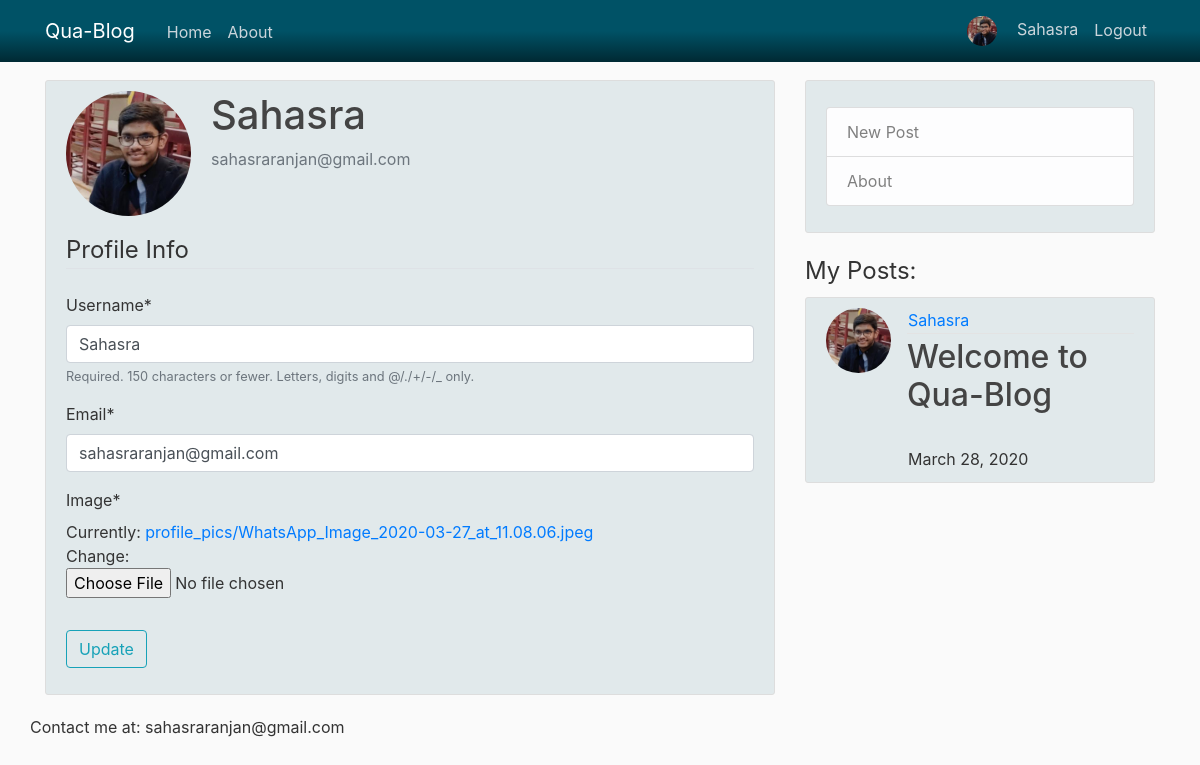
Page /profile/ (signed in) on the committed database.
### users/models.py (models this page shows, shortened)
class Profile(models.Model):
    user = models.OneToOneField(User, on_delete=models.CASCADE)
    image = models.ImageField(default='default2.jpg', upload_to='profile_pics')

### blog/models.py (models this page shows, shortened)
class Post(models.Model):
    title = models.CharField(max_length=100)
    content = models.TextField()
    date_posted = models.DateTimeField(default=timezone.now)
    author = models.ForeignKey(User, on_delete=models.CASCADE)

### users/views.py (the view)
# urls.py: path('profile/', user_views.profile, name='profile'),
@login_required
def profile(request):
    if request.method == 'POST':
        u_form = UserUpdateForm(request.POST, instance=request.user)
        p_form = ProfileUpdateForm(request.POST,
                                   request.FILES,
                                   instance=request.user.profile)
        if u_form.is_valid() and p_form.is_valid():
            u_form.save()
            p_form.save()
            messages.success(request, f'Your account has been updated!')
            return redirect('profile')
    else:
        u_form = UserUpdateForm(instance=request.user)
        p_form = ProfileUpdateForm(instance=request.user.profile)
    context = {
        'u_form': u_form,
        'p_form': p_form,
        'posts' : Post.objects.all()
    }
    return render(request, 'users/profile.html', context)

### users/forms.py
class UserUpdateForm(forms.ModelForm):
    email = forms.EmailField()
    class Meta:
        model = User
        fields = ['username', 'email']

class ProfileUpdateForm(forms.ModelForm):
    class Meta:
        model = Profile
        fields = ['image']

### users/templates/users/profile.html (shortened to what this page needs)
{% extends "blog/base.html" %}
{% load crispy_forms_tags %}
{% block content %}
    <div class="content-section" style="background-color: rgba(0, 82, 102, 0.1)">
      <div class="media">
        <img class="rounded-circle account-img" src="{{ user.profile.image.url }}">
        <div class="media-body">
          <h2 class="account-heading">{{ user.username }}</h2>
          <p class="text-secondary">{{ user.email }}</p>
        </div>
      </div>
      <form method="POST" enctype="multipart/form-data">
          <fieldset class="form-group">
              <legend class="border-bottom mb-4">Profile Info</legend>
              {{ u_form|crispy }}
              {{ p_form|crispy }}
          </fieldset>
          <div class="form-group">
              <button class="btn btn-outline-info" type="submit">Update</button>
          </div>
      </form>
    </div>
{% endblock content %}
{% block side %}
<legend>My Posts:</legend>
    	{% for post in posts %}
    	{% if post.author == user %}
	        <article class="media content-section" style="background-color: rgba(0, 82, 102, 0.1)">
	          <img class="rounded-circle article-img" src="{{ post.author.profile.image.url }}">
	          <div class="media-body">
	            <div class="article-metadata">
	              <a style="margin: 1px" class="mr-2" href="#">{{ post.author }}</a>
	            </div>
	            <h2><a class="article-title" href="{% url 'post-detail' post.id %}">{{ post.title }}</a></h2>
	            <p style="margin: 1px" class="article-content">
	              {{ post.date_posted|date:"F d, Y" }}
	            </p>
	          </div>
	        </article>
	    {% endif %}
	    {% endfor %}
{% endblock side %}

### blog/templates/blog/base.html (shortened to what this page needs)
{% load static %}
<!DOCTYPE html>
<html>
<head>
    <link rel="stylesheet" href="https://maxcdn.bootstrapcdn.com/bootstrap/4.0.0/css/bootstrap.min.css">
    <link rel="stylesheet" type="text/css" href="{% static 'blog/main.css' %}">
</head>
<body>
    <header class="site-header">
      <nav class="navbar navbar-expand-md navbar-dark bg-steel fixed-top" style="background: linear-gradient(to bottom, #005266 50%, #002933 100%)">
        <div class="container" style="color: #005266">
          <a class="navbar-brand mr-4" href="{% url 'blog-home' %}">Qua-Blog</a>
          <div class="collapse navbar-collapse" id="navbarToggle">
            <div class="navbar-nav mr-auto">
              <a class="nav-item nav-link" href="{% url 'blog-home' %}" style="padding-top: 10px">Home</a>
              <a class="nav-item nav-link" href="{% url 'blog-about' %}" style="padding-top: 10px">About</a>
            </div>
            <div class="navbar-nav">
              {% if user.is_authenticated %}
                <a href="{% url 'profile' %}">
                  <a class="nav-item nav-link" href="{% url 'profile' %}">
                  	<img class="rounded-circle article-img" src="{{ user.profile.image.url }}" style="width: 30px; height: 30px">
                  	{{ user.username }}
                  </a>
                </a>
                <a class="nav-item nav-link" href="{% url 'logout' %}" style="padding-top: 10px">Logout</a>
              {% else %}
                <a class="nav-item nav-link" href="{% url 'login' %}">Login</a>
                <a class="nav-item nav-link" href="{% url 'register' %}">Register</a>
              {% endif %}
            </div>
          </div>
        </div>
      </nav>
    </header>
    <main role="main" class="container">
      <div class="row" >
        <div class="col-md-8">
          {% block content %}{% endblock content %}
        </div>
        <div class="col-md-4">
          <div class="content-section" style="background-color: rgba(0, 82, 102, 0.1)">
            <p class='text-muted'>
              <ul class="list-group" >
                <li class="list-group-item list-group-item-light"><a href="{% url 'post-create' %}" style="text-decoration: none; color: gray">New Post</a></li>
                <li class="list-group-item list-group-item-light"><a href="{% url 'blog-about' %}" style="text-decoration: none; color: gray">About</a></li>
              </ul>
            </p>
          </div>
          <div>
            {% block side %}{% endblock side %}
          </div>
        </div>
        <p>Contact me at: sahasraranjan@gmail.com</p>
      </div>
    </main>
</body>
</html>

### blog/static/blog/main.css (style rules this page uses)
body { background: #fafafa; color: #333333; margin-top: 5rem; }
h1, h2, h3, h4, h5, h6 { color: #444444; }
ul { margin: 0; }
.bg-steel { background-color: #5f788a; }
.site-header .navbar-nav .nav-link { color: #cbd5db; }
.content-section { background: #ffffff; padding: 10px 20px; border: 1px solid #dddddd; border-radius: 3px; margin-bottom: 20px; }
.article-title { color: #444444; }
.article-content { white-space: pre-line; }
.article-img { height: 65px; width: 65px; margin-right: 16px; }
.article-metadata { padding-bottom: 1px; margin-bottom: 4px; border-bottom: 1px solid #e3e3e3 }
.account-img { height: 125px; width: 125px; margin-right: 20px; margin-bottom: 16px; }
.account-heading { font-size: 2.5rem; }

### rows in the picture
Post: author.profile.image (picture), author "Sahasra", title "Welcome to Qua-Blog", date_posted "March 28, 2020"

### other values in the picture
{{ user.username }} "Sahasra"
{{ user.email }} "sahasraranjan@gmail.com"
